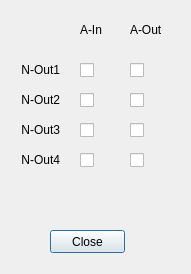
<?xml version="1.0" encoding="UTF-8"?>
<ui version="4.0">
 <class>Amp_4_4_Route</class>
 <widget class="QDialog" name="Amp_4_4_Route">
  <property name="geometry">
   <rect>
    <x>0</x>
    <y>0</y>
    <width>191</width>
    <height>274</height>
   </rect>
  </property>
  <property name="windowTitle">
   <string>Dialog</string>
  </property>
  <widget class="QPushButton" name="pushButton">
   <property name="geometry">
    <rect>
     <x>50</x>
     <y>230</y>
     <width>75</width>
     <height>23</height>
    </rect>
   </property>
   <property name="text">
    <string>Close</string>
   </property>
  </widget>
  <widget class="QWidget" name="widget" native="true">
   <property name="geometry">
    <rect>
     <x>0</x>
     <y>0</y>
     <width>191</width>
     <height>201</height>
    </rect>
   </property>
   <widget class="QLabel" name="label">
    <property name="geometry">
     <rect>
      <x>0</x>
      <y>60</y>
      <width>60</width>
      <height>20</height>
     </rect>
    </property>
    <property name="minimumSize">
     <size>
      <width>60</width>
      <height>0</height>
     </size>
    </property>
    <property name="maximumSize">
     <size>
      <width>60</width>
      <height>16777215</height>
     </size>
    </property>
    <property name="text">
     <string>N-Out1</string>
    </property>
    <property name="alignment">
     <set>Qt::AlignRight|Qt::AlignTrailing|Qt::AlignVCenter</set>
    </property>
   </widget>
   <widget class="QLabel" name="label_2">
    <property name="geometry">
     <rect>
      <x>0</x>
      <y>90</y>
      <width>60</width>
      <height>20</height>
     </rect>
    </property>
    <property name="minimumSize">
     <size>
      <width>60</width>
      <height>0</height>
     </size>
    </property>
    <property name="maximumSize">
     <size>
      <width>60</width>
      <height>16777215</height>
     </size>
    </property>
    <property name="text">
     <string>N-Out2</string>
    </property>
    <property name="alignment">
     <set>Qt::AlignRight|Qt::AlignTrailing|Qt::AlignVCenter</set>
    </property>
   </widget>
   <widget class="QLabel" name="label_3">
    <property name="geometry">
     <rect>
      <x>0</x>
      <y>120</y>
      <width>60</width>
      <height>20</height>
     </rect>
    </property>
    <property name="minimumSize">
     <size>
      <width>60</width>
      <height>0</height>
     </size>
    </property>
    <property name="maximumSize">
     <size>
      <width>60</width>
      <height>16777215</height>
     </size>
    </property>
    <property name="text">
     <string>N-Out3</string>
    </property>
    <property name="alignment">
     <set>Qt::AlignRight|Qt::AlignTrailing|Qt::AlignVCenter</set>
    </property>
   </widget>
   <widget class="QLabel" name="label_4">
    <property name="geometry">
     <rect>
      <x>0</x>
      <y>150</y>
      <width>60</width>
      <height>20</height>
     </rect>
    </property>
    <property name="minimumSize">
     <size>
      <width>60</width>
      <height>0</height>
     </size>
    </property>
    <property name="maximumSize">
     <size>
      <width>60</width>
      <height>16777215</height>
     </size>
    </property>
    <property name="text">
     <string>N-Out4</string>
    </property>
    <property name="alignment">
     <set>Qt::AlignRight|Qt::AlignTrailing|Qt::AlignVCenter</set>
    </property>
   </widget>
   <widget class="QLabel" name="label_5">
    <property name="geometry">
     <rect>
      <x>80</x>
      <y>20</y>
      <width>40</width>
      <height>20</height>
     </rect>
    </property>
    <property name="text">
     <string>A-In</string>
    </property>
   </widget>
   <widget class="QLabel" name="label_6">
    <property name="geometry">
     <rect>
      <x>130</x>
      <y>20</y>
      <width>40</width>
      <height>20</height>
     </rect>
    </property>
    <property name="text">
     <string>A-Out</string>
    </property>
   </widget>
   <widget class="QCheckBox" name="NOut1_AIn">
    <property name="geometry">
     <rect>
      <x>80</x>
      <y>60</y>
      <width>21</width>
      <height>20</height>
     </rect>
    </property>
    <property name="text">
     <string/>
    </property>
    <attribute name="buttonGroup">
     <string notr="true">buttonGroup</string>
    </attribute>
   </widget>
   <widget class="QCheckBox" name="NOut1_AOut">
    <property name="geometry">
     <rect>
      <x>130</x>
      <y>60</y>
      <width>21</width>
      <height>20</height>
     </rect>
    </property>
    <property name="text">
     <string/>
    </property>
    <attribute name="buttonGroup">
     <string notr="true">buttonGroup</string>
    </attribute>
   </widget>
   <widget class="QCheckBox" name="NOut2_AIn">
    <property name="geometry">
     <rect>
      <x>80</x>
      <y>90</y>
      <width>21</width>
      <height>20</height>
     </rect>
    </property>
    <property name="text">
     <string/>
    </property>
    <attribute name="buttonGroup">
     <string notr="true">buttonGroup_2</string>
    </attribute>
   </widget>
   <widget class="QCheckBox" name="NOut2_AOut">
    <property name="geometry">
     <rect>
      <x>130</x>
      <y>90</y>
      <width>21</width>
      <height>20</height>
     </rect>
    </property>
    <property name="text">
     <string/>
    </property>
    <attribute name="buttonGroup">
     <string notr="true">buttonGroup_2</string>
    </attribute>
   </widget>
   <widget class="QCheckBox" name="NOut3_AOut">
    <property name="geometry">
     <rect>
      <x>130</x>
      <y>120</y>
      <width>21</width>
      <height>20</height>
     </rect>
    </property>
    <property name="text">
     <string/>
    </property>
    <attribute name="buttonGroup">
     <string notr="true">buttonGroup_3</string>
    </attribute>
   </widget>
   <widget class="QCheckBox" name="NOut3_AIn">
    <property name="geometry">
     <rect>
      <x>80</x>
      <y>120</y>
      <width>21</width>
      <height>20</height>
     </rect>
    </property>
    <property name="text">
     <string/>
    </property>
    <attribute name="buttonGroup">
     <string notr="true">buttonGroup_3</string>
    </attribute>
   </widget>
   <widget class="QCheckBox" name="NOut4_AOut">
    <property name="geometry">
     <rect>
      <x>130</x>
      <y>150</y>
      <width>21</width>
      <height>20</height>
     </rect>
    </property>
    <property name="text">
     <string/>
    </property>
    <attribute name="buttonGroup">
     <string notr="true">buttonGroup_4</string>
    </attribute>
   </widget>
   <widget class="QCheckBox" name="NOut4_AIn">
    <property name="geometry">
     <rect>
      <x>80</x>
      <y>150</y>
      <width>21</width>
      <height>20</height>
     </rect>
    </property>
    <property name="text">
     <string/>
    </property>
    <attribute name="buttonGroup">
     <string notr="true">buttonGroup_4</string>
    </attribute>
   </widget>
  </widget>
 </widget>
 <resources/>
 <connections/>
 <buttongroups>
  <buttongroup name="buttonGroup_3"/>
  <buttongroup name="buttonGroup_4"/>
  <buttongroup name="buttonGroup"/>
  <buttongroup name="buttonGroup_2"/>
 </buttongroups>
</ui>
